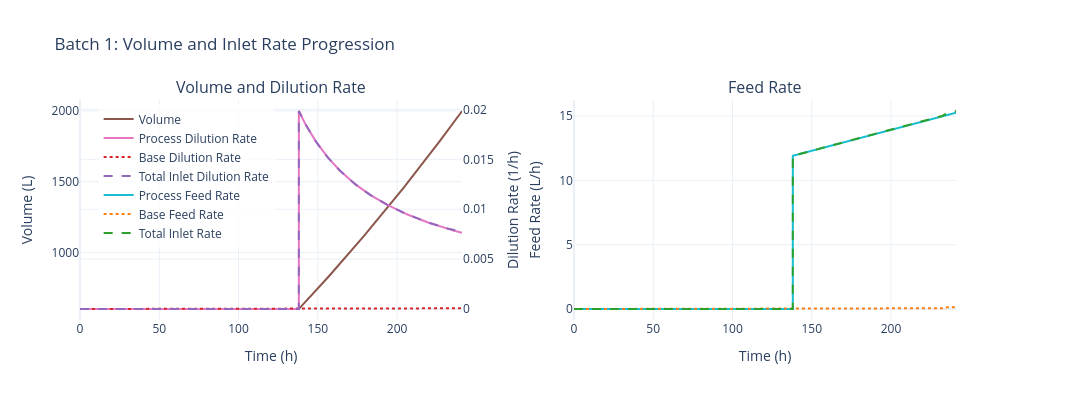

Notebook source saved alongside this figure:
### Code cell
# Volume & feed / dilution rate
fig = data.plot_volume_feed(batch_number=BATCH_NUMBER)
fig.show()

### Figure 1 — Plotly figure (JSON) as saved in the notebook; plotly's stock layout.template omitted (floating-point values rounded to 4 significant figures; data arrays with more than 128 entries replaced by an {"elided": "..."} marker saying what was removed)
{"data": [{"hovertemplate": "Time: %{x:.1f} h<br>Volume: %{y:.2f} L<extra></extra>", "line": {"color": "#8c564b", "width": 2}, "mode": "lines", "name": "Volume", "type": "scatter", "x": {"elided": "275 float values"}, "xaxis": "x", "y": {"elided": "275 float values"}, "yaxis": "y"}, {"hovertemplate": "Time: %{x:.1f} h<br>D_process: %{y:.4f} 1/h<extra></extra>", "line": {"color": "#e377c2", "width": 2}, "mode": "lines", "name": "Process Dilution Rate", "type": "scatter", "x": {"elided": "275 float values"}, "xaxis": "x", "y": {"elided": "275 float values"}, "yaxis": "y2"}, {"hovertemplate": "Time: %{x:.1f} h<br>D_base: %{y:.4f} 1/h<extra></extra>", "line": {"color": "#d62728", "dash": "dot", "width": 2}, "mode": "lines", "name": "Base Dilution Rate", "type": "scatter", "x": {"elided": "275 float values"}, "xaxis": "x", "y": {"elided": "275 float values"}, "yaxis": "y2"}, {"hovertemplate": "Time: %{x:.1f} h<br>D_total: %{y:.4f} 1/h<extra></extra>", "line": {"color": "#9467bd", "dash": "dash", "width": 2}, "mode": "lines", "name": "Total Inlet Dilution Rate", "type": "scatter", "x": {"elided": "275 float values"}, "xaxis": "x", "y": {"elided": "275 float values"}, "yaxis": "y2"}, {"hovertemplate": "Time: %{x:.1f} h<br>F_process: %{y:.4f} L/h<extra></extra>", "line": {"color": "#17becf", "width": 2}, "mode": "lines", "name": "Process Feed Rate", "type": "scatter", "x": {"elided": "275 float values"}, "xaxis": "x2", "y": {"elided": "275 float values"}, "yaxis": "y3"}, {"hovertemplate": "Time: %{x:.1f} h<br>F_base: %{y:.4f} L/h<extra></extra>", "line": {"color": "#ff7f0e", "dash": "dot", "width": 2}, "mode": "lines", "name": "Base Feed Rate", "type": "scatter", "x": {"elided": "275 float values"}, "xaxis": "x2", "y": {"elided": "275 float values"}, "yaxis": "y3"}, {"hovertemplate": "Time: %{x:.1f} h<br>F_total: %{y:.4f} L/h<extra></extra>", "line": {"color": "#2ca02c", "dash": "dash", "width": 2}, "mode": "lines", "name": "Total Inlet Rate", "type": "scatter", "x": {"elided": "275 float values"}, "xaxis": "x2", "y": {"elided": "275 float values"}, "yaxis": "y3"}], "layout": {"annotations": [{"font": {"size": 16}, "showarrow": false, "text": "Volume and Dilution Rate", "x": 0.205, "xanchor": "center", "xref": "paper", "y": 1, "yanchor": "bottom", "yref": "paper"}, {"font": {"size": 16}, "showarrow": false, "text": "Feed Rate", "x": 0.735, "xanchor": "center", "xref": "paper", "y": 1, "yanchor": "bottom", "yref": "paper"}], "font": {"size": 12}, "height": 400, "legend": {"bgcolor": "rgba(255,255,255,0.8)", "x": 0.02, "y": 0.98}, "showlegend": true, "title": {"text": "Batch 1: Volume and Inlet Rate Progression"}, "width": 1400, "xaxis": {"anchor": "y", "domain": [0, 0.41], "title": {"text": "Time (h)"}}, "xaxis2": {"anchor": "y3", "domain": [0.53, 0.94], "title": {"text": "Time (h)"}}, "yaxis": {"anchor": "x", "domain": [0, 1], "title": {"text": "Volume (L)"}}, "yaxis2": {"anchor": "x", "overlaying": "y", "side": "right", "title": {"text": "Dilution Rate (1/h)"}}, "yaxis3": {"anchor": "x2", "domain": [0, 1], "title": {"text": "Feed Rate (L/h)"}}}}
